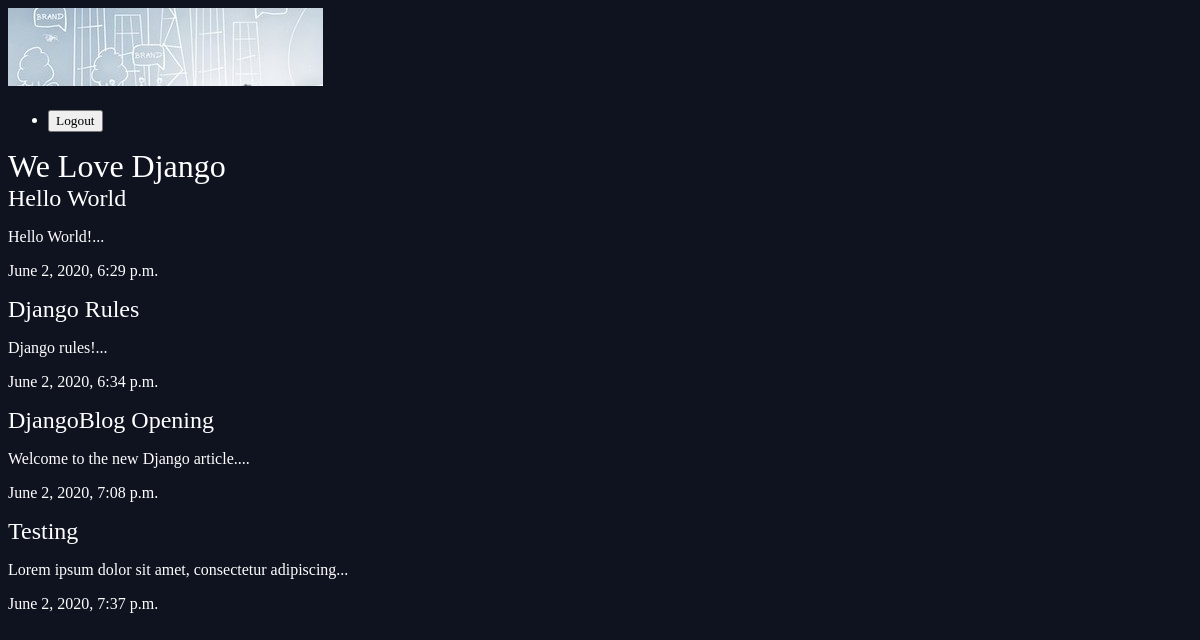
The app's page /article/, older data.
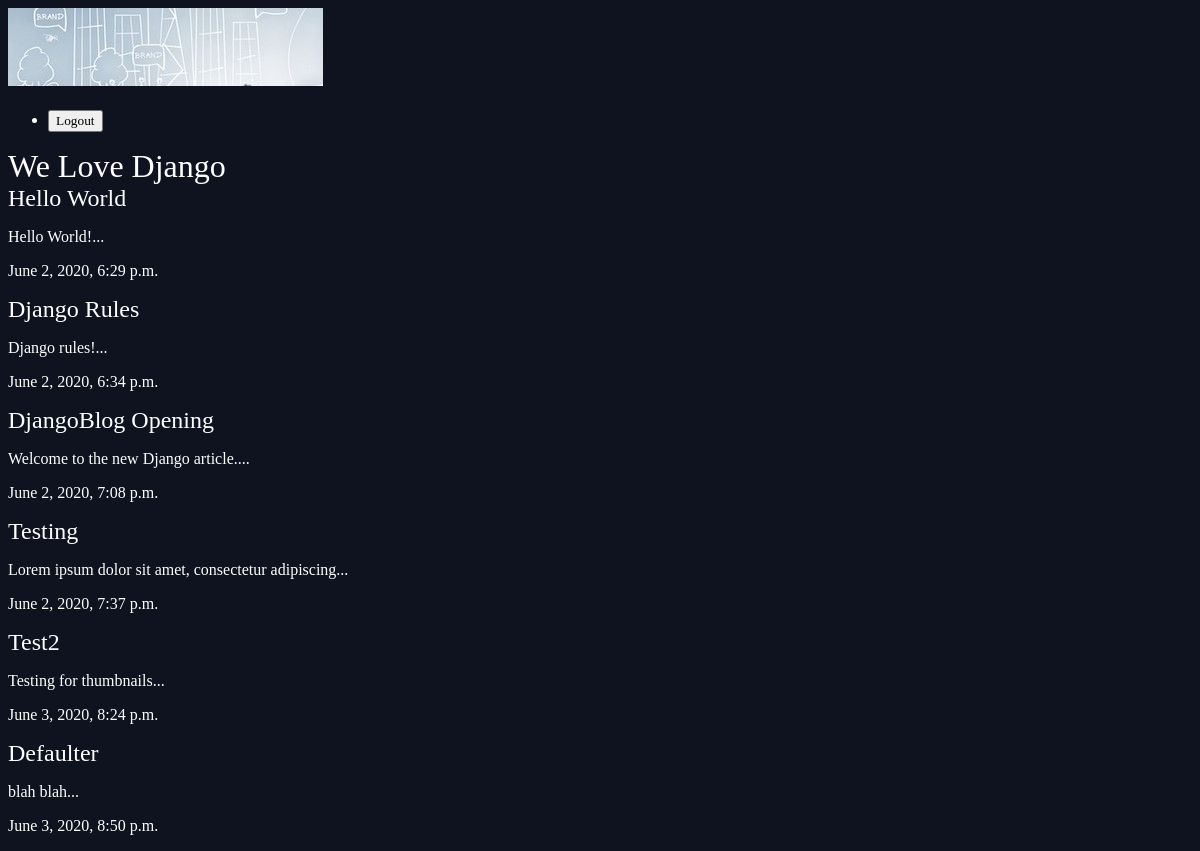
The same page, newer data.
### djangoblog/models.py (models this page shows, shortened)
class Article(models.Model):
    title = models.CharField(max_length=100)
    slug = models.SlugField()
    body = models.TextField()
    date = models.DateTimeField(auto_now_add=True)
    thumb = models.ImageField(default='default.png', blank=True)
    def snippet(self):
        return self.body[:50] + '...'

### djangoblog/views.py (the view)
# urls.py: path('article/', views.article, name='article'),
def article(request):
    articles = Article.objects.all().order_by('date')
    return render(request, 'djangoblog/article.html', {'articles': articles})

### djangoblog/templates/djangoblog/article.html
{% extends 'base_layout.html' %}
{% block content %}
    <h1>We Love Django</h1>
    <div class="articles">
        {% for article in articles %}
            <div class="article">
                <h2><a href="{% url 'djangoblog:article_detail' slug=article.slug %}">{{ article.title }}</a></h2>
                <p>{{ article.snippet }}</p>
                <p>{{ article.date }}</p>
            </div>
        {% endfor %}
    </div>
{% endblock%}

### templates/base_layout.html (shortened to what this page needs)
{% load static %}
<!DOCTYPE html>
<html lang="en">
<head>
    <link rel="stylesheet" type="text/css" href="{% static 'djangoblog/style.css' %}">
</head>
<body>
    <header>
        <h1><a href="{% url 'djangoblog:article' %}"><img src="{% static '/djangoblog/logo.jpg' %}"/></a></h1>
        <nav>
            <ul>
                <li>
                    <form class="logout-link" action="{% url 'accounts:logout' %}" method="post">
                        <button type="submit">Logout</button>
                    </form>
                </li>
            </ul>
        </nav>
    </header>
    <div class="wrapper">
        {% block content %}
        {% endblock %}
    </div>
</body>
</html>

### djangoblog/static/djangoblog/style.css (style rules this page uses)
body { background-color: #0f121f; background-repeat: no-repeat; color: #fff; }
body * { font-family: Ubuntu; }
h1, h2, h3, h4, h5 { font-weight: normal; margin: 0; }
a, a:hover, a:visited { color: #fff; text-decoration: none; }

Row changes from the older to the newer data that the page shows:
added Article: title "Test2", snippet "Testing for thumbnails...", date "June 3, 2020, 8:24 p.m."
added Article: title "Defaulter", snippet "blah blah...", date "June 3, 2020, 8:50 p.m."
